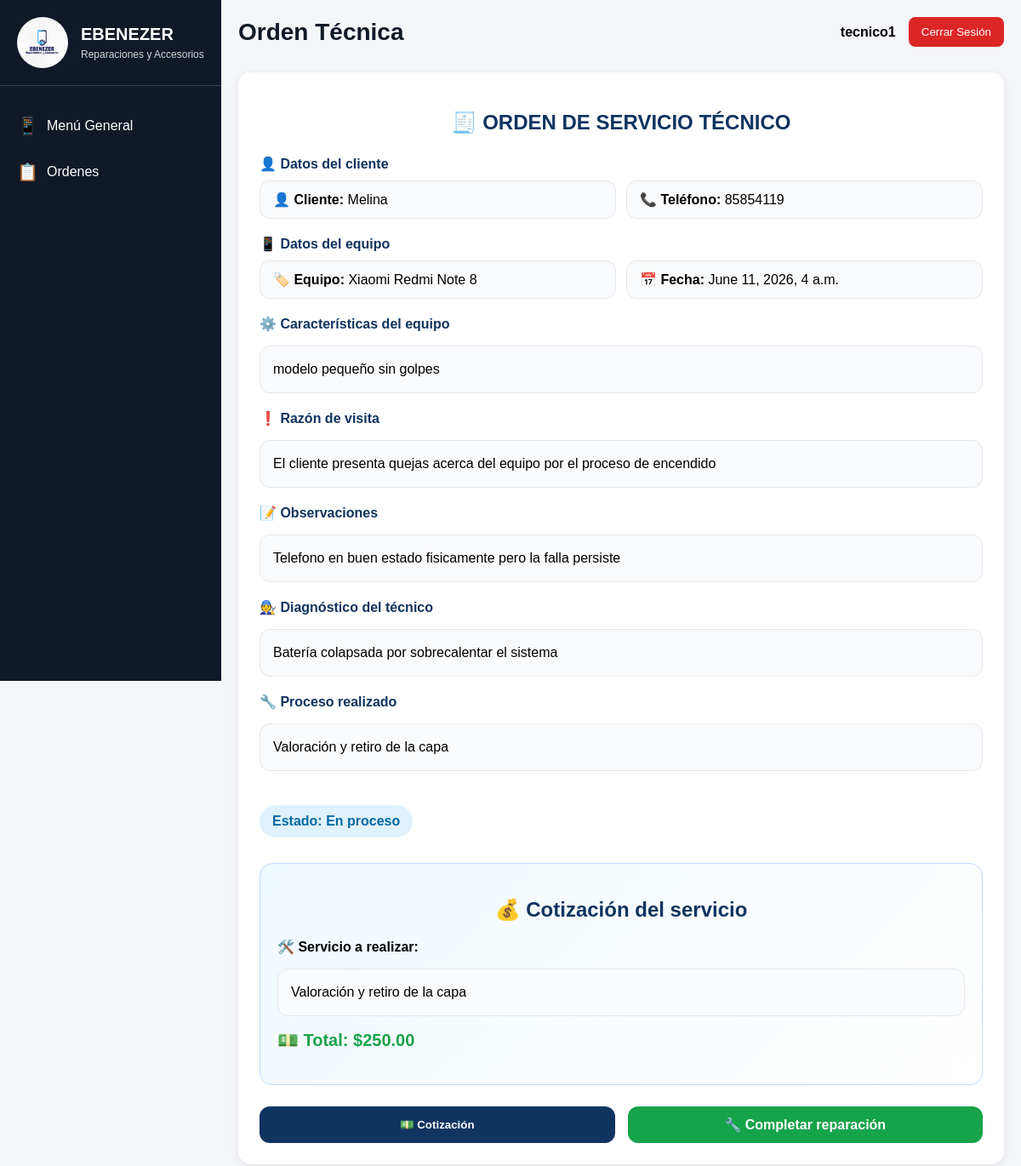
Page /detalle-orden/1/ (signed in) on the committed database.
### sistema/models.py (models this page shows, shortened)
class Reparacion(models.Model):
    ESTADOS = [
        ('Pendiente', 'Pendiente'),
        ('En proceso', 'En proceso'),
        ('Completado', 'Completado'),
        ('Entregado', 'Entregado'),
    ]
    cliente = models.ForeignKey(
        Cliente,
        on_delete=models.CASCADE
    )
    fecha = models.DateTimeField(
        auto_now_add=True
    )
    estado = models.CharField(
        max_length=50,
        choices=ESTADOS,
        default='Pendiente'
    )
    marca = models.CharField(
        max_length=100
    )
    modelo = models.CharField(
        max_length=100
    )
    serie = models.CharField(
        max_length=100,
        blank=True
    )
    accesorios_recibidos = models.TextField(
        blank=True
    )
    defecto_cliente = models.TextField(
        verbose_name="Defecto según cliente",
        blank=True
    )
    notas = models.TextField(
        blank=True
    )
    informacion_taller = models.TextField(
        blank=True
    )
    caracteristicas = models.TextField(
        verbose_name="Características del equipo",
        blank=True
    )
    razon_visita = models.TextField(
        verbose_name="Razón de visita",
        blank=True
    )
    observaciones = models.TextField(
        verbose_name="Observaciones",
        blank=True
    )
    diagnostico = models.TextField(
        verbose_name="Diagnóstico del técnico",
        blank=True
    )
    proceso_realizado = models.TextField(
        verbose_name="Proceso realizado",
        blank=True
    )
    cotizacion_servicio = models.TextField(
        verbose_name="Detalle de cotización",
        blank=True,
        null=True
    )
    precio_cotizacion = models.DecimalField(
        verbose_name="Precio cotización",
        max_digits=10,
        decimal_places=2,
        blank=True,
        null=True
    )
    tecnico = models.ForeignKey(
        User,
        on_delete=models.SET_NULL,
        null=True,
        blank=True
    )

class Cliente(models.Model):
    nombre = models.CharField(max_length=100)
    telefono = models.CharField(max_length=20)
    email = models.EmailField()
    direccion = models.CharField(max_length=200)

### sistema/views.py (the view, shortened to what this page needs)
@login_required
def detalle_orden(request, id):
    reparacion = get_object_or_404(
        Reparacion,
        id=id
    )
    return render(
        request,
        'sistema/detalle_orden.html',
        {
            'reparacion': reparacion
        }
    )

### sistema/context_processors.py (called while the page is built)
def estadisticas_globales(request):
    return obtener_estadisticas()

### sistema/Templates/sistema/detalle_orden.html (shortened to what this page needs)
{% extends 'sistema/base.html' %}
{% block title %}
Orden Técnica
{% endblock %}
{% block content %}
<div class="content-panel orden-detalle">
    <h2 class="orden-titulo">🧾 ORDEN DE SERVICIO TÉCNICO</h2>
    <div class="info-section">
        <h3>👤 Datos del cliente</h3>
        <div class="info-grid">
            <div class="info-item">👤 <strong>Cliente:</strong> {{ reparacion.cliente.nombre }}</div>
            <div class="info-item">📞 <strong>Teléfono:</strong> {{ reparacion.cliente.telefono }}</div>
        </div>
    </div>
    <div class="info-section">
        <h3>📱 Datos del equipo</h3>
        <div class="info-grid">
            <div class="info-item">🏷️ <strong>Equipo:</strong> {{ reparacion.marca }} {{ reparacion.modelo }}</div>
            <div class="info-item">📅 <strong>Fecha:</strong> {{ reparacion.fecha }}</div>
        </div>
    </div>
    <div class="info-section">
        <h3>⚙️ Características del equipo</h3>
        <p class="info-box">{{ reparacion.caracteristicas }}</p>
    </div>
    <div class="info-section">
        <h3>❗ Razón de visita</h3>
        <p class="info-box">{{ reparacion.razon_visita }}</p>
    </div>
    <div class="info-section">
        <h3>📝 Observaciones</h3>
        <p class="info-box">{{ reparacion.observaciones }}</p>
    </div>
    <div class="info-section">
        <h3>🧑‍🔧 Diagnóstico del técnico</h3>
        <p class="info-box">{{ reparacion.diagnostico }}</p>
    </div>
    <div class="info-section">
        <h3>🔧 Proceso realizado</h3>
        <p class="info-box">{{ reparacion.proceso_realizado }}</p>
    </div>
    <div class="estado-badge">
        Estado: <span>{{ reparacion.estado }}</span>
    </div>
    {% if reparacion.precio_cotizacion %}
    <div class="cotizacion-card">
        <h2>💰 Cotización del servicio</h2>
        <p><strong>🛠️ Servicio a realizar:</strong></p>
        <p class="info-box">{{ reparacion.cotizacion_servicio }}</p>
        <p class="precio-total">
            💵 Total: ${{ reparacion.precio_cotizacion }}
        </p>
    </div>
    {% endif %}
    {% if request.user.groups.first.name == 'Tecnico' %}
    <div class="acciones-orden">
        <button class="btn-cotizar" onclick="abrirCotizacion()">
            💵 Cotización
        </button>
        <a href="{% url 'editar_orden_tecnico' reparacion.id %}" class="btn-proceso">
            🔧 Completar reparación
        </a>
    </div>
    {% endif %}
</div>
{% endblock %}

### sistema/Templates/sistema/base.html (shortened to what this page needs)
{% load static %}
<!DOCTYPE html>
<html lang="es">
<head>
    <link rel="stylesheet" href="{% static 'sistema/css/style.css' %}">
</head>
<body>
<div class="app-container">
    <div class="sidebar">
        <div class="sidebar-header">
            <img src="{% static 'sistema/img/logo.jpeg' %}" class="sidebar-logo">
            <div class="sidebar-logo-text">
                <h2>EBENEZER</h2>
                <p>Reparaciones y Accesorios</p>
            </div>
        </div>
        <div class="nav-menu">
        {% if request.user.groups.first.name == 'Tecnico' %}
        <a href="{% url 'dashboard_tecnico' %}" class="nav-item">
                <span class="nav-icon">📱</span>
                <span class="nav-text">Menú General</span>
        </a>
        <a href="{% url 'ordenes_tecnico' %}" class="nav-item">
            <span class="nav-icon">📋</span>
            <span class="nav-text">
            Ordenes
            </span>
        </a>
        {% endif %}
        </div>
   </div>
    <div class="main-content">
        <div class="top-header">
            <div class="page-title">
                {% block title %}{% endblock %}
            </div>
            <div class="user-info">
                <span class="user-name">{{ request.user.username }}</span>
                <a href="{% url 'logout' %}">
                    <button class="logout-btn">Cerrar Sesión</button>
                </a>
            </div>
        </div>
        {% block content %}
        {% endblock %}
           </div>
</div>
</body>
</html>

### sistema/static/sistema/css/style.css (style rules this page uses)
body { margin: 0; padding: 0; font-family: Arial, sans-serif; background: #f4f6f9; }
.app-container { display: flex; }
.sidebar { width: 260px; height: 100vh; background: #111827; position: fixed; left: 0; top: 0; color: white; overflow-y: auto; }
.sidebar-header { display: flex; align-items: center; padding: 20px; border-bottom: 1px solid #374151; }
.sidebar-logo { width: 60px; height: 60px; border-radius: 50%; margin-right: 15px; object-fit: cover; }
.sidebar-logo-text h2 { margin: 0; font-size: 20px; }
.sidebar-logo-text p { margin: 5px 0 0; font-size: 12px; color: #d1d5db; }
.nav-menu { padding-top: 20px; }
.nav-item { display: flex; align-items: center; padding: 15px 20px; color: white; text-decoration: none; transition: 0.3s; }
.nav-icon { margin-right: 10px; font-size: 20px; }
.main-content { margin-left: 260px; width: calc(100% - 260px); padding: 20px; }
.top-header { display: flex; justify-content: space-between; align-items: center; margin-bottom: 30px; }
.page-title { font-size: 28px; font-weight: bold; color: #111827; }
.user-info { display: flex; align-items: center; }
.user-name { margin-right: 15px; font-weight: bold; }
.logout-btn { background: #dc2626; color: white; border: none; padding: 10px 15px; border-radius: 8px; cursor: pointer; }
.content-panel { background: white; border-radius: 15px; padding: 25px; box-shadow: 0 2px 10px rgba(0,0,0,0.08); }
.content-panel { width:100% !important; box-sizing:border-box; }
.orden-detalle { background: white; }
.orden-titulo { text-align:center; margin-bottom:25px; color:#0f3460; font-size:24px; }
.info-section { margin-bottom:20px; }
.info-section h3 { color:#0f3460; margin-bottom:10px; font-size:16px; }
.info-grid { display:grid; grid-template-columns:repeat(2,1fr); gap:12px; }
.info-item { background:#f9fafb; padding:12px 15px; border-radius:10px; border:1px solid #e5e7eb; }
.info-box { background:#f9fafb; padding:15px; border-radius:12px; border:1px solid #e5e7eb; line-height:1.5; }
.estado-badge { margin-top:20px; display:inline-block; padding:10px 15px; border-radius:20px; background:#e0f2fe; color:#0369a1; font-weight:bold; }
.cotizacion-card { margin-top:30px; padding:20px; background: linear-gradient(135deg, #f0f9ff, #ffffff); border:1px solid #bfdbfe; border-radius:15px; }
.cotizacion-card h2 { color:#0f3460; text-align:center; }
.precio-total { font-size:20px; font-weight:bold; color:#16a34a; margin-top:10px; }
.acciones-orden { display:flex; gap:15px; margin-top:25px; }
.btn-cotizar { flex:1; background:#0f3460; color:white; padding:12px; border:none; border-radius:12px; font-weight:bold; cursor:pointer; transition:0.3s; }
.btn-proceso { flex:1; background:#16a34a; color:white; padding:12px; border-radius:12px; text-align:center; text-decoration:none; font-weight:bold; transition:0.3s; }
.info-grid { display:grid; grid-template-columns:repeat(2,1fr); gap:12px; margin-bottom:15px; }
.info-item { background:#f9fafb; padding:12px 15px; border-radius:12px; border:1px solid #e5e7eb; }

### rows in the picture
Reparacion: cliente.nombre "Melina", cliente.telefono "85854119", marca "Xiaomi", modelo "Redmi Note 8", fecha "June 11, 2026, 4 a.m.", caracteristicas "modelo pequeño sin golpes", razon_visita "El cliente presenta quejas acerca del equipo por el proceso de encendido", observaciones "Telefono en buen estado fisicamente pero la falla persiste", diagnostico "Batería colapsada por sobrecalentar el sistema", proceso_realizado "Valoración y retiro de la capa", estado "En proceso", cotizacion_servicio "Valoración y retiro de la capa", precio_cotizacion "250.00"

### other values in the picture
{{ request.user.username }} "tecnico1"
